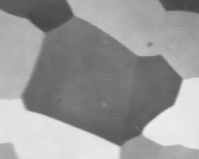
%> input picture tile.tif, 199 x 159 px
$ octave contour_actif_avec_AG.m   (GNU Octave 9; MATLAB toolbox functions it lacks are replaced by stand-ins)
%> lines starting %> are read from the running program, lines starting %| are printed output that depends on the picture
%fonctionnalites codees en dur
%- codage en coordonnees polaires des points du snake, a thetas implicites (seul
%  rho code)
%- selection : elistime (-> implementer roue biaisee et K-tournois ?)
%- croisement : par coupure ou croisement uniforme a proba variable
%               (-> implementer croisement à k site ?)

clear variables
close all

%PARAMETRES -------------------------------------------

%IMAGE A SEGMENTER
emplacement_image = "tile.tif";

%PARAMETRES DE LA FONCTION D'ENERGIE
%parametre du filtre gaussien
sigma = 10;
coarse_to_fine.sigmas = [5 3 1];
coarse_to_fine.generations = [20 40 60];
%parametres de l'energie externe
energie_externe.coeffs.intensite = 0;%contribution de l'intensite
energie_externe.coeffs.bord = 1;%contribution des bords
energie_externe.coeffs.terminaison = 0;%contribution des terminaisons
%penalites sur rho pour simuler une energie interne de regularite
penalites_rho.mean = 0;
penalites_rho.max = 0;
penalites_rho.std = 0;
penalites_rho.somme_diff = -0.03;

%PARAMETRE DE L'AG
taille_population = 100;%nb de snake par generation
nb_points_par_snake = 40;
calcul_nb_bits_auto = true;%calcul de nb_bits d'après H et L
nb_bits = 6;%valeur si calcul_nb_bits_auto==false
croisement.proba = 0.8;%appliquee a deux parents
croisement.methode = "uniforme";% "1point" ou "uniforme"
croisement.uniforme.proba = 0.5;%si croisement uniforme
mutation_proba = 0.01;%appliquee a chaque gene de chaque enfant
nb_individus_selectionnes = floor(taille_population/2);
nb_individus_remplaces = floor(taille_population/2);%nb enfants qui remplacent des parents
population_initiale.rho_moy = 3/4;%entre 0 et 1, relatif au rayon minimal
population_initiale.dispertion = 5;
max_generations = 200;
afficher_chaque_generation = true;%si false, n'affichera que la derniere generation
%hybridation avec voisinage
voisinage.theta.utiliser = false;
voisinage.theta.periode = 10;%en generations
voisinage.rho.utiliser = true;
voisinage.rho.periode = 10;%en generations
voisinage.rho.ecart_au_voisin = 5;%pixels
afficher_moyenne_genes = false;%affichage a la fin de la moyenne des genes
%critere de convergence
convergence_atteinte = @(scores,num_generation) (std(scores) <= 1) || (num_generation > max_generations);

% INITIALISATION : OUVERTURE DE L'IMAGE ET FILTRAGE ------------------
%ouverture de l'image
image = imread(emplacement_image);
%> image is the input picture: size 159x199 uint8; min 68, max 236, mean 153.1
[H,L] = size(image);%dimensions de l'image : Hauteur et Largeur
%> H = 159; L = 199

%affichage de l'image initiale
figure(1)
colormap gray;
imagesc(image);
title("Image à segmenter")

%Filtrage ---------------------
image_floutee = double(imgaussfilt(image,sigma));
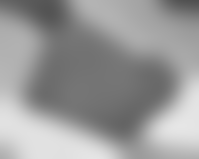
%> image_floutee: size 159x199 double; min 79, max 230, mean 153
figure(2)
colormap gray;
imagesc(image_floutee);
title(sprintf("Image après le filtre gaussien, sigma=%i",sigma));

% INITIALISATION : CALCUL DES FORCES EXTERNES ------------------

energie_externe.matrice = calcul_energie_externe(image_floutee,energie_externe.coeffs);

figure(3)
colormap turbo;
imagesc(energie_externe.matrice);
colorbar
title(sprintf("Energie externe à minimiser, sigma=%i",sigma));

% INITIALISATION : POPULATION INITIALE ------------------

if calcul_nb_bits_auto
    %calcul du nombre minimal de bits pour coder les pixels sur une
    %demi-diagonale
    pixels_sur_demi_diagonale = sqrt( (H/2)^2 + (L/2)^2 );
    nb_bits = ceil(log2(pixels_sur_demi_diagonale));
end

%repartition des thetas sur [0:2pi]
delta_theta = (2*pi)/nb_points_par_snake;%pas en radians
thetas = 0:delta_theta:2*pi-delta_theta;

num_generation = 0;%compteur de generation

%generation d'une population de snakes aléatoires avec rhos equiprobables
%population = randi(2,taille_population,nb_bits*nb_points_par_snake)-1;
%randi(2)   -> 1 ou 2
%randi(2)-1 -> 0 ou 1

%generation selon une loi normale sur le rayon
population = NaN(taille_population,nb_bits*nb_points_par_snake);%preallocation
for num_individu = 1:taille_population %pour chaque individu
    for num_point = 1:nb_points_par_snake %pour chaque point
        theta = thetas(num_point);
        val_max_rho = rho_max(L,H,theta);

        %forme rectangulaire -> relatif à val_max_rho (depend de theta)
        %rho = population_initiale.rho_moy*val_max_rho + population_initiale.dispertion*randn();

        %forme circulaire -> relatif au rayon min
        rho = population_initiale.rho_moy*min(L/2,H/2) + population_initiale.dispertion*randn();

        if rho > val_max_rho
            rho = val_max_rho;%rho ne doit pas depasser val_max_rho pour le codage
        elseif rho < 0
            rho = 0;%rho ne doit pas etre negatif pour le codage
        end
        code_gray = point_polaire_vers_binaire(rho,val_max_rho,nb_bits);
        population(num_individu,index_point(num_point,nb_bits)) = code_gray;%enregistrement dans la matrice population
    end
end

%calcul des scores de la population initiale
scores = calcul_scores_population(population,energie_externe.matrice,thetas,nb_bits,L,H,penalites_rho);
% [151 lines not run here, left out]
% [50 lines left out: functions rho_max, affichage_image_et_snake, point_binaire_vers_xy, point_polaire_vers_binaire, not called in this run]

function [x_vecteur,y_vecteur,rho_vecteur] = snake_binaire_vers_xy(snake,thetas,nb_bits,L,H)

    %deduction du nb de points depuis la longueur de theta
    nb_points_par_snake = length(thetas);

    %preallocation
    x_vecteur = NaN(1,nb_points_par_snake);%coordonnees x des points du snake
    y_vecteur = NaN(1,nb_points_par_snake);%coordonnees y des points du snake
    rho_vecteur = NaN(1,nb_points_par_snake);%magnitudes des points du snake

    %pour chaque point du snake
    for num_point = 1:nb_points_par_snake
        [x_vecteur(num_point),y_vecteur(num_point),rho_vecteur(num_point)] = point_binaire_vers_xy(snake(index_point(num_point,nb_bits)),...
                                             thetas(num_point),...
                                             L,...
                                             H);
    end
end

% [22 lines left out: function calcul_score_point, not called in this run]

function score = calcul_score_snake(x_vecteur,y_vecteur,rho_vecteur,penalites_rho,matrice_energie_ext)
    score = 0;
    for i = 1:length(x_vecteur)%pour chaque point du snake
        score = score + calcul_score_point(x_vecteur(i),y_vecteur(i),matrice_energie_ext);
    end

    %ajout d'une composante sur la std des magnitudes
    score = score + penalites_rho.std*std(rho_vecteur);

    %ajout d'une composante sur la somme des differences successives de
    %magnitudes
    rho_vector_extended = [rho_vecteur rho_vecteur(1)];
    differences = diff(rho_vector_extended);
    score = score + penalites_rho.somme_diff*sum(differences.^2);
    %-> privilegie les snakes reguliers, sans zigzag

    %ajout d'une composante sur la moyenne des magnitudes
    score = score + penalites_rho.mean*mean(rho_vecteur);

    %ajout d'une composante sur la moyenne des magnitudes
    score = score + penalites_rho.max*max(rho_vecteur);
    %-> privilegie les snakes proche du centre de l'image
end

function scores = calcul_scores_population(population,matrice_energie_ext,thetas,nb_bits,L,H,penalites_rho)

    scores = NaN(size(population,1),1);%vecteur colonne avec taille_population éléments

    for num_individu = 1:size(population,1)%pour chaque individu

        %calcul des coordonnes cartesiennes
        [x_vector,y_vector,rho_vector] = snake_binaire_vers_xy(population(num_individu,:),thetas,nb_bits,L,H);

        %calcul du score
        scores(num_individu) = calcul_score_snake(x_vector,y_vector,rho_vector,penalites_rho,matrice_energie_ext);
    end
end

% [30 lines left out: functions affichage_stats_scores, selection, melange_parents, croisement_1point, not called in this run]

%function croisement_multipoints
%random_index = randperm(1:length(parent1));
%crossing_points = random_index(1:nb_points_coupure);

% [51 lines left out: functions croisement_uniforme, index_des_meilleurs_individus, index_des_pires_individus, not called in this run]

function index = index_point(num_point,nb_bits)
	index = (num_point-1)*nb_bits+1:num_point*nb_bits;
end

% [92 lines left out: functions voisinage_selon_thetas, voisinage_selon_rhos, not called in this run]

function energie_externe = calcul_energie_externe(image_floutee,coeffs)
    [H,L] = size(image_floutee);
%> H = 159; L = 199

    %Computing external forces

    eline = image_floutee; %eline is simply the image intensities

    [grady,gradx] = gradient(image_floutee);
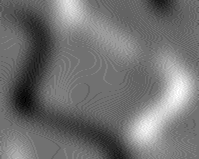
%> grady: size 159x199 double; min -4, max 5, mean -0.00616; drawn with min black and max white
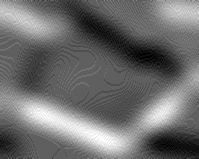
%> gradx: size 159x199 double; min -3, max 5, mean 0.44; drawn with min black and max white

    eedge = -1 * sqrt ((gradx .* gradx + grady .* grady)); %eedge is measured by gradient in the image
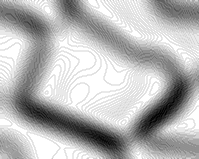
%> eedge: size 159x199 double; min -5.83, max 0, mean -1.65; drawn with min black and max white

    %masks for taking various derivatives
    m1 = [-1 1];
    m2 = [-1;1];
    m3 = [1 -2 1];
    m4 = [1;-2;1];
    m5 = [1 -1;-1 1];

    cx = conv2(image_floutee,m1,'same');
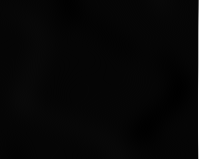
%> cx: size 159x199 double; min -5, max 228, mean 0.9; drawn with min black and max white
    cy = conv2(image_floutee,m2,'same');
    cxx = conv2(image_floutee,m3,'same');
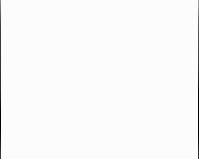
%> cxx: size 159x199 double; min -228, max 2, mean -1.84; drawn with min black and max white
    cyy = conv2(image_floutee,m4,'same');
    cxy = conv2(image_floutee,m5,'same');

    %preallocation
    eterm = NaN(H,L);
    for i = 1:H
        for j= 1:L
            % eterm as deined in Kass et al Snakes paper
            eterm(i,j) = (cyy(i,j)*cx(i,j)*cx(i,j) -2 *cxy(i,j)*cx(i,j)*cy(i,j) + cxx(i,j)*cy(i,j)*cy(i,j))/((1+cx(i,j)*cx(i,j) + cy(i,j)*cy(i,j))^1.5);
        end
    end

    % imview(eterm);
    % imview(abs(eedge));

    energie_externe = (coeffs.intensite*eline + coeffs.bord*eedge -coeffs.terminaison * eterm); %eext as a weighted sum of eline, eedge and eterm
%> after the loop `for num_individu = 1:taille_population`:
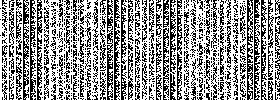
%> population: size 100x280 double; values 0 (black) and 1 (white), 58.6% white; black in thin lines or dots
%> the run ends on the next line
end
